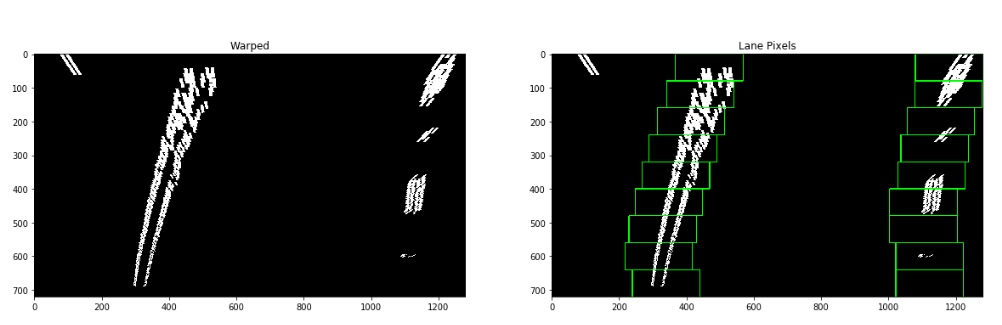
#> input picture examples/color_fit_lines.jpg, 1002 x 325 px
$ python -i threshold.py   (imports and definitions only)   (older library calls are emulated)
#> lines starting #> are read from the running program, lines starting #| are printed output that depends on the picture; after the words box and inside, x2 and y2 are one past the last pixel; in counts of white or black regions, pixels touching at a corner belong together
import numpy as np
import cv2

class Filter:
    def __init__(self):
        self.ksize=3
        self.sobel_thresh=(20, 100)
        self.mag_thresh=(30, 100)
        self.dir_thresh=(0.7, 1.3)
        self.abs_sobelx = None
        self.abs_sobely = None
        self.gradx = None
        self.grady = None
        self.mag_binary = None
        self.dir_binary = None
        self.combined = None
        self.color_transformed = None

    # Define a function that extracts threshold,
    # [4 lines left out: function binary_thresh, not called in this run]

    # Define a function to color transform
    def color_transform(self, img):
        hls = cv2.cvtColor(img, cv2.COLOR_RGB2HLS)
#> hls: shape (325, 1002, 3); mean of channels 0, 1, 2 5.8, 97.1, 18.5
        hls = cv2.normalize(hls, None, alpha = 0, beta = 1, norm_type = cv2.NORM_MINMAX, dtype = cv2.CV_32F)
#> hls: shape (325, 1002, 3) float32; mean of channels 0, 1, 2 0.0229, 0.381, 0.0724
        L = np.zeros_like(hls[:,:,1])
        S = np.zeros_like(hls[:,:,2])

        Blend = np.zeros_like(hls)
        Target = np.zeros_like(hls)

        saturation = np.mean(hls[:,:,2])
#> saturation = 0.0724

        if saturation > 0.25:
            L[hls[:,:,1] > 0.93] = 1
            S[hls[:,:,2] > 0.7] = 1
        elif (saturation < 0.25) & (saturation > 0.15):
            L[hls[:,:,1] > 0.7] = 1
            S[hls[:,:,2] > 0.4] = 1
        else:
            L[hls[:,:,1] > 0.7] = 1
            S[hls[:,:,2] > 0.4] = 1

        Target = cv2.cvtColor(S,cv2.COLOR_GRAY2RGB)
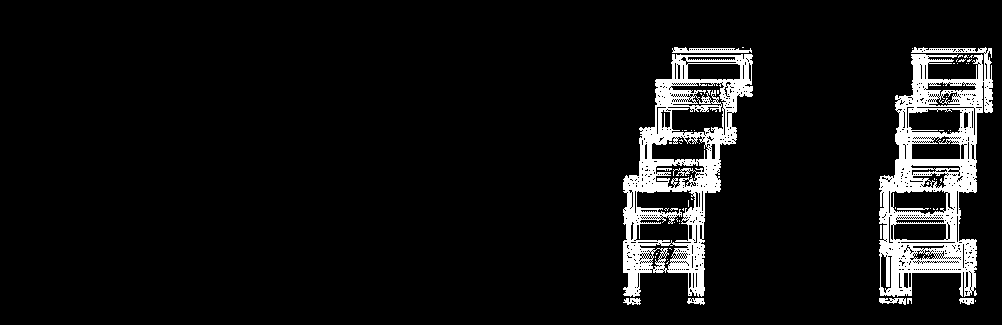
#> Target: shape (325, 1002, 3) float32; values 0 (black) and 1 (white), 7.4% white; 66 white regions (55 under 20 px), largest, box (x1, y1, x2, y2) and area: (879, 47, 993, 297) 12137, (623, 54, 753, 297) 11056, (672, 47, 752, 53) 339
        Blend = cv2.cvtColor(L,cv2.COLOR_GRAY2RGB)
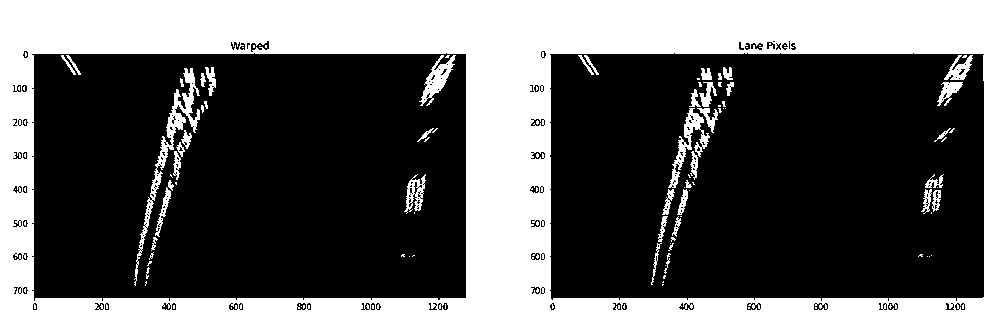
#> Blend: shape (325, 1002, 3) float32; values 0 (black) and 1 (white), 36.9% white; 120 white regions (78 under 20 px), largest, box (x1, y1, x2, y2) and area: (0, 0, 1002, 325) 112482, (134, 68, 200, 286) 1623, (668, 108, 710, 188) 839

        #Screen Blending: http://www.deepskycolors.com/archive/2010/04/21/formulas-for-Photoshop-blending-modes.html
        Composite = 1 - (1-Target) * (1-Blend)
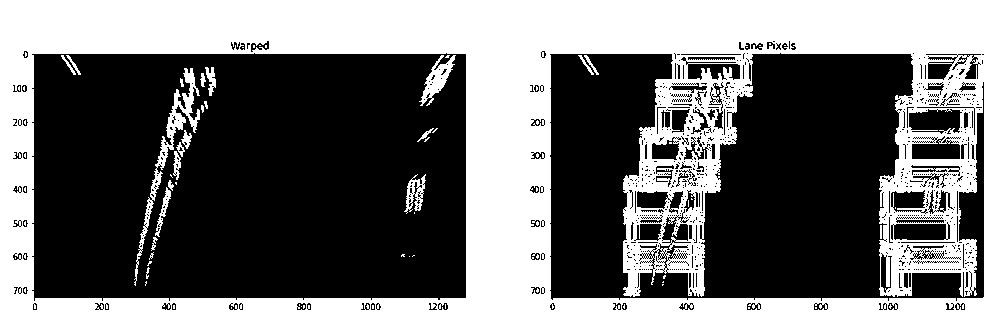
#> Composite: shape (325, 1002, 3) float32; values 0 (black) and 1 (white), 43.6% white; 78 white regions (57 under 20 px), largest, box (x1, y1, x2, y2) and area: (0, 0, 1002, 325) 137597, (134, 68, 200, 286) 1623, (419, 55, 456, 106) 676
        Composite = cv2.normalize(Composite, None, alpha = 0, beta = 1, norm_type = cv2.NORM_MINMAX, dtype = cv2.CV_32F)
        self.color_transformed = cv2.cvtColor(Composite, cv2.COLOR_RGB2GRAY)

    # Define a function that applies Sobel x or y,
    # [60 lines left out: functions abs_sobelxy, abs_sobel_thresh, mag_threshold, dir_threshold, all_grad_filter, combined, not called in this run]

>>> import cv2
>>> picture = cv2.cvtColor(cv2.imread('examples/color_fit_lines.jpg'), cv2.COLOR_BGR2RGB)
>>> result = Filter().color_transform(picture)

$ run again, on examples/undistorted.jpg
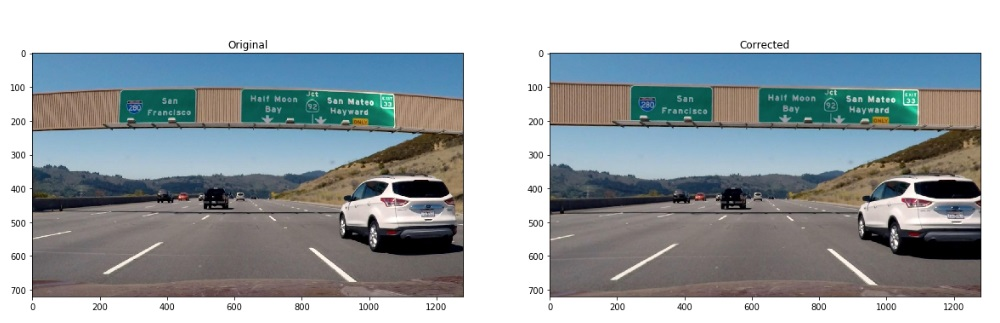
#> input picture examples/undistorted.jpg, 1000 x 323 px
#> saturation = 0.185
#> in color_transform, `Target = cv2.cvtColor(S,cv2.COLOR_GRAY2RGB)`:
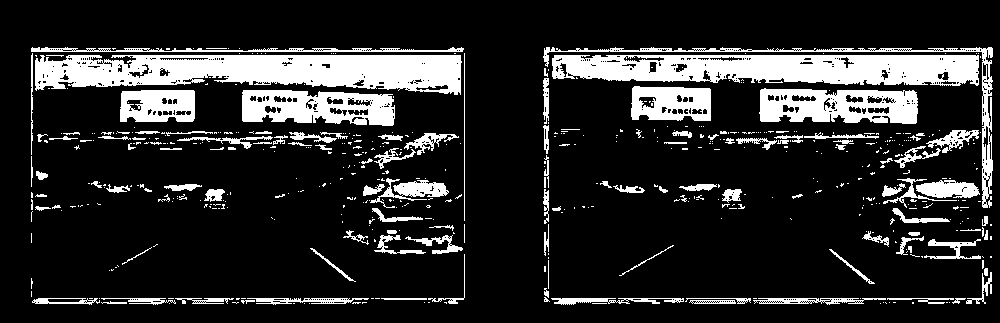
#> Target: shape (323, 1000, 3) float32; values 0 (black) and 1 (white), 16.8% white; 535 white regions (415 under 20 px), largest, box (x1, y1, x2, y2) and area: (35, 55, 462, 95) 12200, (552, 55, 979, 86) 10528, (759, 88, 918, 124) 4162
#> Blend: shape (323, 1000, 3) float32; values 0 (black) and 1 (white), 41% white; 178 white regions (164 under 20 px), largest, box (x1, y1, x2, y2) and area: (0, 0, 1000, 323) 109780, (551, 140, 891, 179) 8045, (33, 140, 371, 179) 7944
#> in color_transform, `Composite = 1 - (1-Target) * (1-Blend)`:
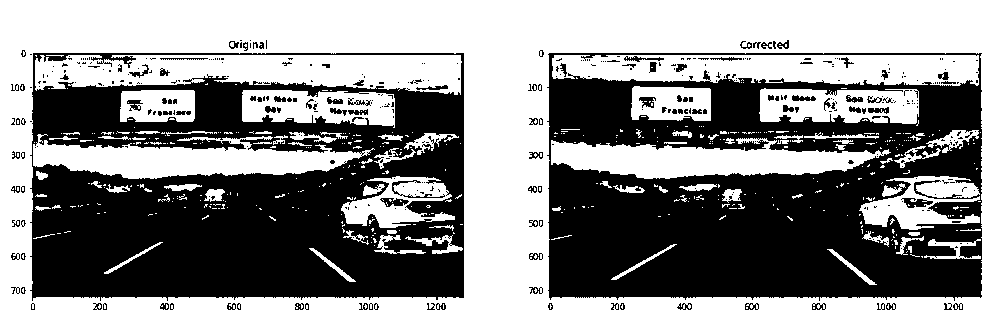
#> Composite: shape (323, 1000, 3) float32; values 0 (black) and 1 (white), 54.7% white; 397 black regions (303 under 20 px), largest, box (x1, y1, x2, y2) and area: (547, 53, 982, 301) 70705, (30, 53, 464, 301) 69665, (901, 198, 933, 208) 178
